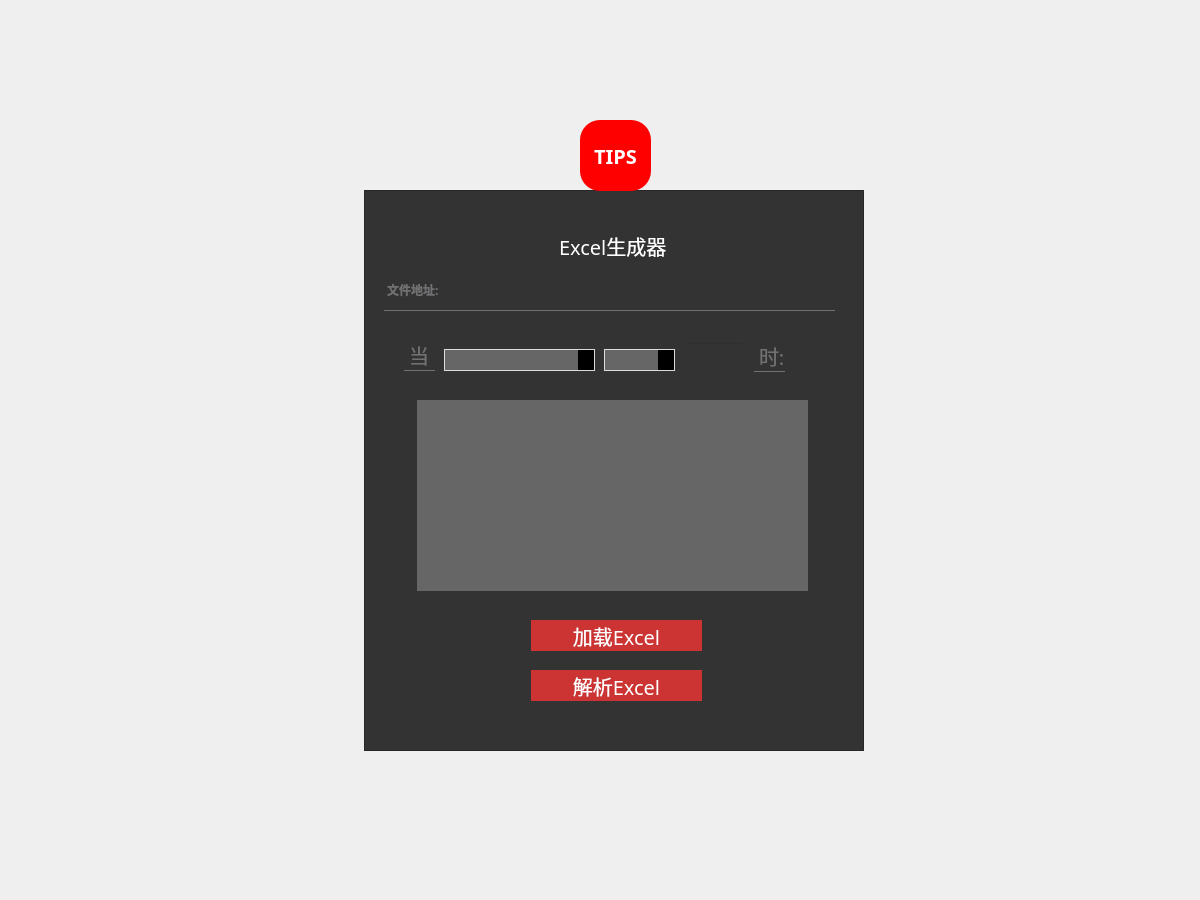
<?xml version="1.0" encoding="UTF-8"?>
<ui version="4.0">
 <class>MainWindow</class>
 <widget class="QMainWindow" name="MainWindow">
  <property name="geometry">
   <rect>
    <x>0</x>
    <y>0</y>
    <width>1200</width>
    <height>900</height>
   </rect>
  </property>
  <property name="font">
   <font>
    <family>century gothic</family>
    <pointsize>-1</pointsize>
    <weight>50</weight>
    <bold>false</bold>
   </font>
  </property>
  <property name="windowTitle">
   <string>MainWindow</string>
  </property>
  <property name="styleSheet">
   <string notr="true">*{
                font-size:20px;
                font-family:century gothic;
                }
                QFrame{
                background:#333;
                }
                #centralwidget{
                border-image: url(sources/pic/snowhouse.jpg) no-repeat;
                }
                QPushButton{
                background:#CC3333;
                border-radius:20px;
                color:white;
                }

                QToolButton{
                background:red;
                border-radius:20px;
                color:white;
                }

                QPushButton:hover{
                background:#ff6666;
                }
                #title{
                color:white;
                border-bottom:none;
                }
                QCheckBox{
                background:transparent;
                color:white;
                }
                QLineEdit{
                background:transparent;
                }
                QLabel{
                border:none;
                color:#717072;
                border-bottom:1px solid #717072;
                }
                #titleButton:hover{
                background:#ff6666
                }
QComboBox{
color:red;
background-color: #666;
	border:1px solid rgb(221,221,221);
	font: 10pt &quot;微软雅黑&quot;;
	padding-left:10px;
}
QComboBox::drop-down{
background-color: rgb(0, 0, 0);
}
     
  </string>
  </property>
  <widget class="QWidget" name="centralwidget">
   <widget class="QFrame" name="frame">
    <property name="geometry">
     <rect>
      <x>364</x>
      <y>190</y>
      <width>500</width>
      <height>561</height>
     </rect>
    </property>
    <property name="styleSheet">
     <string notr="true"/>
    </property>
    <property name="frameShape">
     <enum>QFrame::StyledPanel</enum>
    </property>
    <property name="frameShadow">
     <enum>QFrame::Raised</enum>
    </property>
    <widget class="QPushButton" name="anlzButton">
     <property name="geometry">
      <rect>
       <x>167</x>
       <y>480</y>
       <width>171</width>
       <height>31</height>
      </rect>
     </property>
     <property name="text">
      <string>解析Excel</string>
     </property>
    </widget>
    <widget class="QLabel" name="title">
     <property name="geometry">
      <rect>
       <x>195</x>
       <y>30</y>
       <width>131</width>
       <height>51</height>
      </rect>
     </property>
     <property name="text">
      <string>Excel生成器</string>
     </property>
    </widget>
    <widget class="QPushButton" name="loadButton">
     <property name="geometry">
      <rect>
       <x>167</x>
       <y>430</y>
       <width>171</width>
       <height>31</height>
      </rect>
     </property>
     <property name="styleSheet">
      <string notr="true"/>
     </property>
     <property name="text">
      <string>加载Excel</string>
     </property>
    </widget>
    <widget class="QLabel" name="pathLabel">
     <property name="geometry">
      <rect>
       <x>20</x>
       <y>80</y>
       <width>451</width>
       <height>41</height>
      </rect>
     </property>
     <property name="font">
      <font>
       <family>century gothic</family>
       <pointsize>-1</pointsize>
       <weight>75</weight>
       <bold>true</bold>
      </font>
     </property>
     <property name="styleSheet">
      <string notr="true">font-size:12px</string>
     </property>
     <property name="text">
      <string>文件地址:</string>
     </property>
    </widget>
    <widget class="QComboBox" name="conditionBox">
     <property name="geometry">
      <rect>
       <x>80</x>
       <y>159</y>
       <width>151</width>
       <height>22</height>
      </rect>
     </property>
     <property name="styleSheet">
      <string notr="true"/>
     </property>
    </widget>
    <widget class="QLabel" name="label">
     <property name="geometry">
      <rect>
       <x>40</x>
       <y>150</y>
       <width>31</width>
       <height>31</height>
      </rect>
     </property>
     <property name="text">
      <string>当</string>
     </property>
    </widget>
    <widget class="QComboBox" name="operatorBox">
     <property name="geometry">
      <rect>
       <x>240</x>
       <y>159</y>
       <width>71</width>
       <height>22</height>
      </rect>
     </property>
     <property name="font">
      <font>
       <family>微软雅黑</family>
       <pointsize>10</pointsize>
       <weight>50</weight>
       <italic>false</italic>
       <bold>false</bold>
      </font>
     </property>
     <property name="cursor">
      <cursorShape>ArrowCursor</cursorShape>
     </property>
     <property name="styleSheet">
      <string notr="true"/>
     </property>
     <property name="currentText">
      <string/>
     </property>
     <property name="currentIndex">
      <number>-1</number>
     </property>
    </widget>
    <widget class="QLineEdit" name="valueEdit">
     <property name="geometry">
      <rect>
       <x>320</x>
       <y>152</y>
       <width>61</width>
       <height>31</height>
      </rect>
     </property>
     <property name="styleSheet">
      <string notr="true">color:red;
border-color:red</string>
     </property>
    </widget>
    <widget class="QLabel" name="label_2">
     <property name="geometry">
      <rect>
       <x>390</x>
       <y>151</y>
       <width>31</width>
       <height>31</height>
      </rect>
     </property>
     <property name="text">
      <string>时:</string>
     </property>
    </widget>
    <widget class="QPlainTextEdit" name="plainTextEdit">
     <property name="geometry">
      <rect>
       <x>53</x>
       <y>210</y>
       <width>391</width>
       <height>191</height>
      </rect>
     </property>
     <property name="styleSheet">
      <string notr="true">background-color:#666;
color:#FFF;
border:2px;
border-color:red</string>
     </property>
    </widget>
   </widget>
   <widget class="QToolButton" name="titleButton">
    <property name="geometry">
     <rect>
      <x>580</x>
      <y>120</y>
      <width>71</width>
      <height>71</height>
     </rect>
    </property>
    <property name="font">
     <font>
      <family>century gothic</family>
      <pointsize>-1</pointsize>
      <weight>75</weight>
      <bold>true</bold>
     </font>
    </property>
    <property name="text">
     <string>TIPS</string>
    </property>
    <property name="iconSize">
     <size>
      <width>300</width>
      <height>300</height>
     </size>
    </property>
   </widget>
  </widget>
  <widget class="QMenuBar" name="menubar">
   <property name="geometry">
    <rect>
     <x>0</x>
     <y>0</y>
     <width>1200</width>
     <height>26</height>
    </rect>
   </property>
  </widget>
 </widget>
 <resources>
  <include location="QySide2/side.qrc"/>
 </resources>
 <connections/>
</ui>
